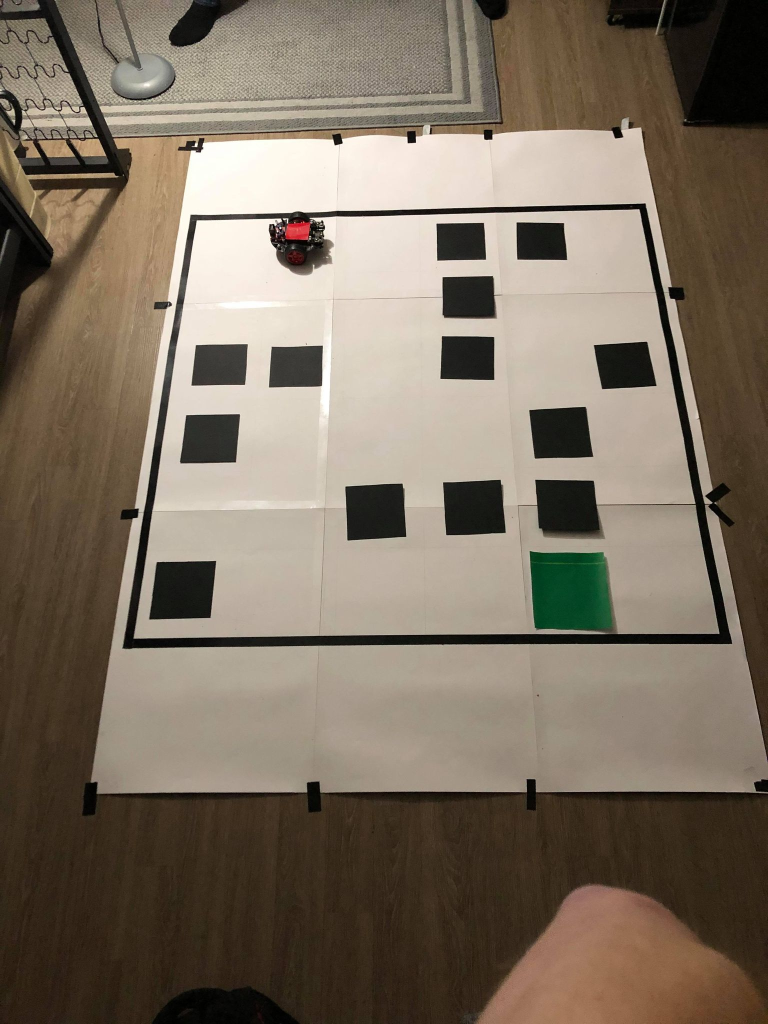
#> input picture map-pictures/test2.jpg, 1536 x 2048 px (shown at 1/2 size)
$ python -i digitizer.py   (imports and definitions only)
#> lines starting #> are read from the running program, lines starting #| are printed output that depends on the picture; after the words box and inside, x2 and y2 are one past the last pixel; in counts of white or black regions, pixels touching at a corner belong together
#> in process_image, image is the input picture: shape (2048, 1536, 3); mean B, G, R 96.4, 111.8, 124.4
# import the necessary packages
from imutils.perspective import four_point_transform
from skimage.segmentation import clear_border
import numpy as np
import imutils
import argparse
import cv2
import pygame
from queue import PriorityQueue


def find_map(image, debug=False):
#> called with debug = 1
    gray = cv2.cvtColor(image, cv2.COLOR_BGR2GRAY)
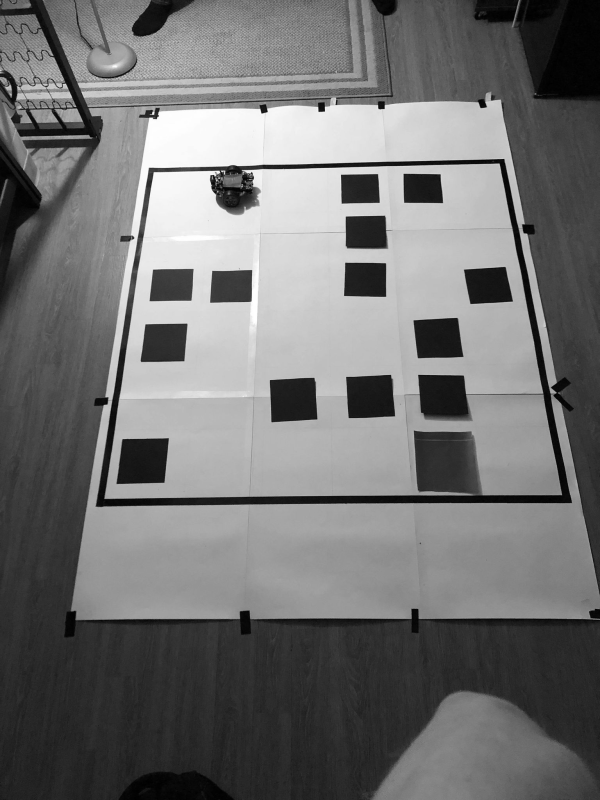
#> gray: shape (800, 600); min 0, max 255, mean 113.9
    blurred = cv2.GaussianBlur(gray, (7, 7), 3)
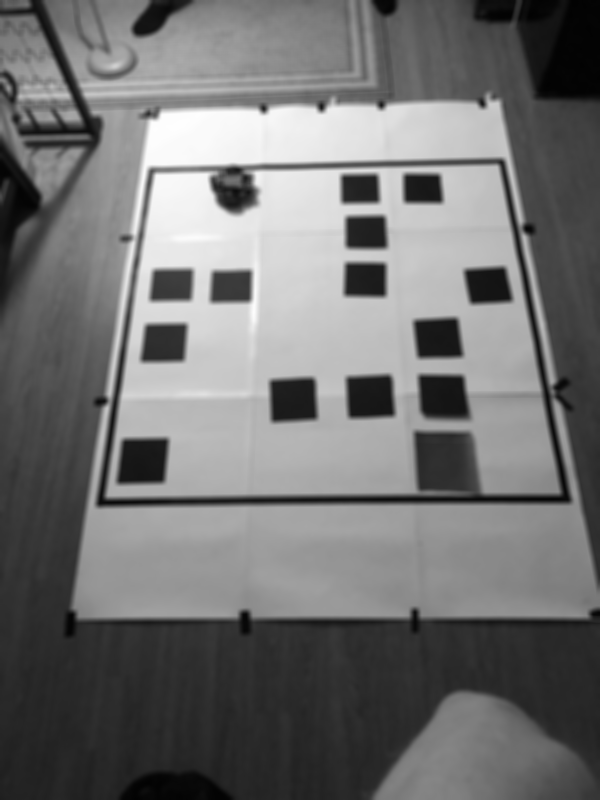
#> blurred: shape (800, 600); min 2, max 254, mean 113.9
    thresh = cv2.adaptiveThreshold(
        blurred, 255, cv2.ADAPTIVE_THRESH_GAUSSIAN_C, cv2.THRESH_BINARY, 11, 2)
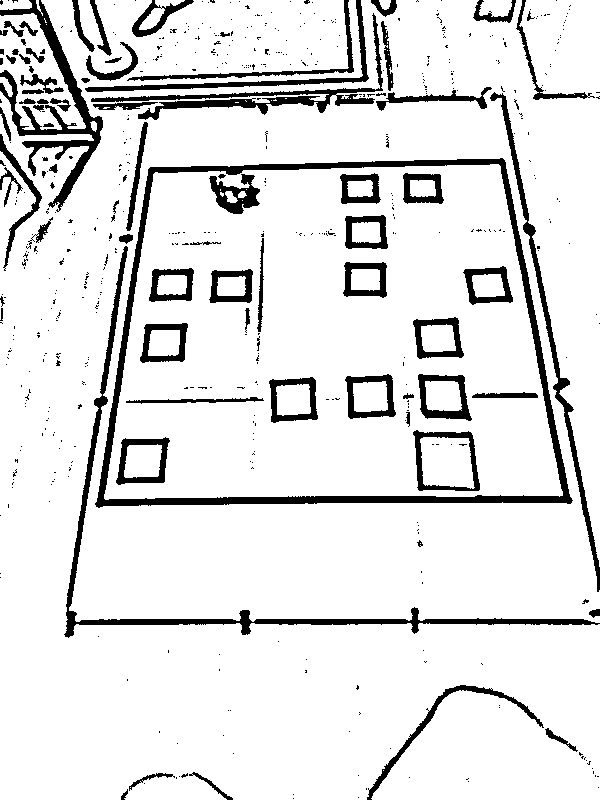
#> thresh: shape (800, 600); 89% white; 572 black regions (490 under 20 px), largest, box (x1, y1, x2, y2) and area: (95, 158, 573, 508) 9556, (64, 246, 600, 638) 5181, (0, 0, 103, 212) 4198
    thresh = cv2.bitwise_not(thresh)
#> thresh: shape (800, 600); 11% white; 572 white regions (490 under 20 px)
    if debug:
        cv2.imshow("map Thresh", thresh)
        cv2.waitKey(0)
    cnts = cv2.findContours(
        thresh.copy(), cv2.RETR_EXTERNAL, cv2.CHAIN_APPROX_SIMPLE)
#> cnts = 465 contours, 419 with area under 20; largest, box (x1, y1, x2, y2) and area: (95, 158, 573, 508) 140980, (64, 246, 600, 638) 4222, (0, 0, 103, 212) 3663, (91, 13, 383, 120) 2432, (490, 92, 600, 592) 2192
    cnts = imutils.grab_contours(cnts)
    cnts = sorted(cnts, key=cv2.contourArea, reverse=True)

    mapCnt = None

    for c in cnts:  # loop over the contours
        peri = cv2.arcLength(c, True)  # approximate the contour
        approx = cv2.approxPolyDP(c, 0.02 * peri, True)
        if len(approx) == 4:
            mapCnt = approx
            break
#> this loop made 1 pass
#> (peri, mapCnt) on pass 1: (1577.9, [[504, 160], [150, 167], [96, 506], [570, 503]])
    if mapCnt is None:
        raise Exception(("NO MAP FOUND"))
    # check to see if we are visualizing the outline of the detected map
    if debug:
        # draw the contour of the map on the image and then display
        # it to our screen for visualization/debugging purposes
        output = image.copy()
        cv2.drawContours(output, [mapCnt], -1, (0, 255, 0), 2)
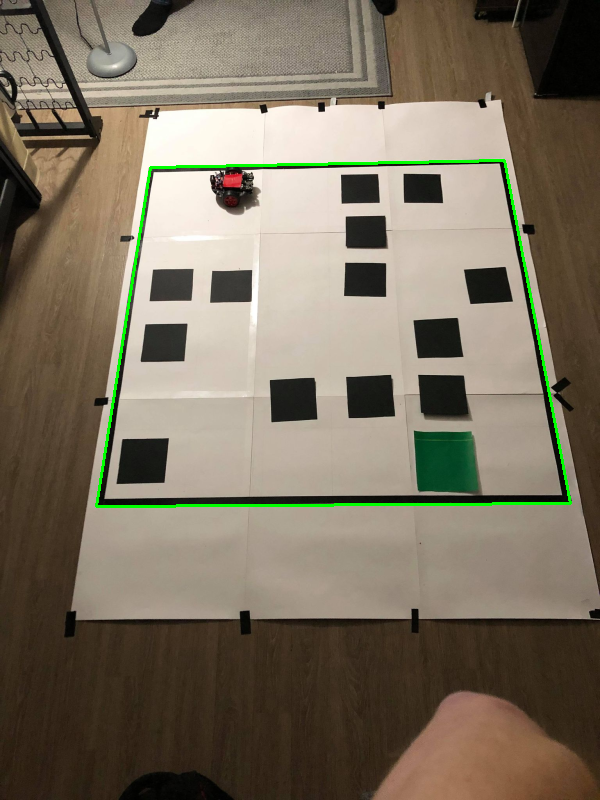
#> output: shape (800, 600, 3); mean B, G, R 95.7, 113.3, 123.5
        cv2.imshow("map Outline", output)
        cv2.waitKey(0)
    # apply a four point perspective transform to both the original
    # image and grayscale image to obtain a top-down bird's eye view
    # of the map
    map = four_point_transform(image, mapCnt.reshape(4, 2))
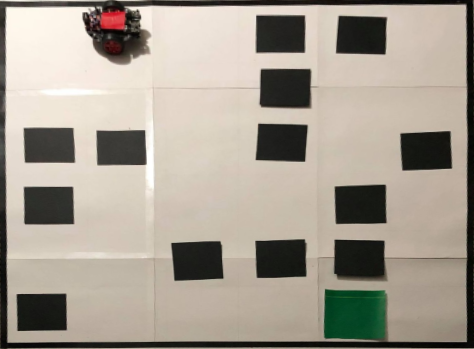
#> map: shape (349, 474, 3); mean B, G, R 145.4, 157.5, 165.8
    warped = four_point_transform(gray, mapCnt.reshape(4, 2))
    # check to see if we are visualizing the perspective transform
    if debug:
        # show the output warped image (again, for debugging purposes)
        cv2.imshow("map Transform", map)
        cv2.waitKey(0)

    # return a 2-tuple of map in both RGB and grayscale
    return (map, warped)


def is_not_empty(cell, debug=False):
    # apply automatic thresholding to the cell and then clear any
    # connected borders that touch the border of the cell
    thresh = cv2.threshold(cell, 0, 255,
                           cv2.THRESH_BINARY_INV | cv2.THRESH_OTSU)[1]
    thresh = clear_border(thresh)

    # check to see if we are visualizing the cell thresholding step
    # if debug:
	# 	cv2.imshow("Cell Thresh", thresh)
	# 	cv2.waitKey(0)
    # find contours in the thresholded cell
    cnts = cv2.findContours(thresh.copy(), cv2.RETR_EXTERNAL,
                            cv2.CHAIN_APPROX_SIMPLE)
    cnts = imutils.grab_contours(cnts)

    # if no contours were found than this is an empty cell(white cell)
    if not (len(cnts) == 0):
        # otherwise, find the  contour in the cell and create a
        # mask for the contour
        c = max(cnts, key=cv2.contourArea)
        mask = np.zeros(thresh.shape, dtype="uint8")
        cv2.drawContours(mask, [c], -1, 255, -1)

        # compute the percentage of masked pixels relative to the total
        # area of the image
        (h, w) = thresh.shape
        percentFilled = cv2.countNonZero(mask) / float(w * h)

        # if less than 2% of the mask is filled then we are looking at
        # noise and can safely ignore the contour
        # it is a black cell

        if percentFilled > 0.02:
            return True

        cellColor = cv2.bitwise_and(thresh, thresh, mask=mask)

        #check to see if we should visualize the masking step

        # if debug:
        #     cv2.imshow("Color", cellColor)
        #     cv2.waitKey(0)

    # it is a white cell
    return None


def process_image():

    image = 'map-pictures/test2.jpg'
    image = cv2.imread(image)
    image = imutils.resize(image, width=600)

    (mapImage, warped) = find_map(image, 1)

    # initialize our 6x6  board
    board = np.zeros((6, 6), dtype="int")

    # a  map is a 6x6 grid (36 individual cells), so we can
    # infer the location of each cell by dividing the warped image
    # into a 6x6 grid
    stepX = warped.shape[1] // 6
#> stepX = 79
    stepY = warped.shape[0] // 6
#> stepY = 58

    # initialize a list to store the (x, y)-coordinates of each cell
    # location
    cellLocs = []

    # loop over the grid locations
    for y in range(0, 6):
        # initialize the current list of cell locations
        row = []

        for x in range(0, 6):
            # compute the starting and ending (x, y)-coordinates of the
            # current cell
            startX = x * stepX
            startY = y * stepY
            endX = (x + 1) * stepX
            endY = (y + 1) * stepY

            # add the (x, y)-coordinates to our cell locations list
            row.append((startX, startY, endX, endY))

            # crop the cell from the warped transform image and then
            # extract the cellColor from the cell
            cell = warped[startY:endY, startX:endX]
            image = mapImage[startY:endY, startX:endX]
            cellColor = is_not_empty(cell, True)

            if cellColor == None:
                board[x, y] = 0

            elif cellColor == True:

                board[x, y] = 1

            boundaries = [([0, 0, 80], [80, 86, 255])]

            for (lower, upper) in boundaries:
                lower = np.array(lower, dtype = "uint8")
                upper = np.array(upper, dtype = "uint8")
                mask = cv2.inRange(image, lower, upper)
                (h, w) = mask.shape
                percentFilled = cv2.countNonZero(mask) / float(w * h)
                # [4 lines of commented-out code are left out]
                if percentFilled>0.1:
                    board[x,y] = 3


            boundaries = [([0, 40, 0], [80,255,80])]
            for (lower, upper) in boundaries:
                lower = np.array(lower, dtype = "uint8")
                upper = np.array(upper, dtype = "uint8")
                mask = cv2.inRange(image, lower, upper)
                (h, w) = mask.shape
                percentFilled = cv2.countNonZero(mask) / float(w * h)
               # print(percentFilled)
                if percentFilled>0.5:
                    board[x,y] = 4

            # output = cv2.bitwise_and(image, image, mask = mask)
            # cv2.imshow("images", np.hstack([image, output]))
            # cv2.waitKey(0)


        # add the row to our cell locations
        cellLocs.append(row)
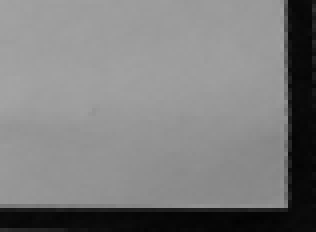
#> cell: shape (58, 79) (shown 4 times larger); min 2, max 164, mean 125.1
#> image: shape (58, 79, 3)
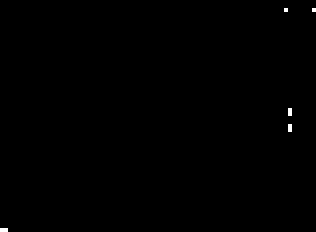
#> mask: shape (58, 79) (shown 4 times larger); 0.17% white in thin lines or dots
#> after the loop, board = [[0, 0, 1, 1, 0, 1], [3, 0, 1, 0, 0, 0], [0, 0, 0, 0, 1, 0], [1, 1, 1, 0, 1, 0], [1, 0, 0, 1, 1, 4], [0, 0, 1, 0, 0, 0]]; cellLocs = 6 items

    return board

>>> result = process_image()
#> result has the same summary as board in process_image

$ run again, with map-pictures/4.jpg copied over map-pictures/test2.jpg
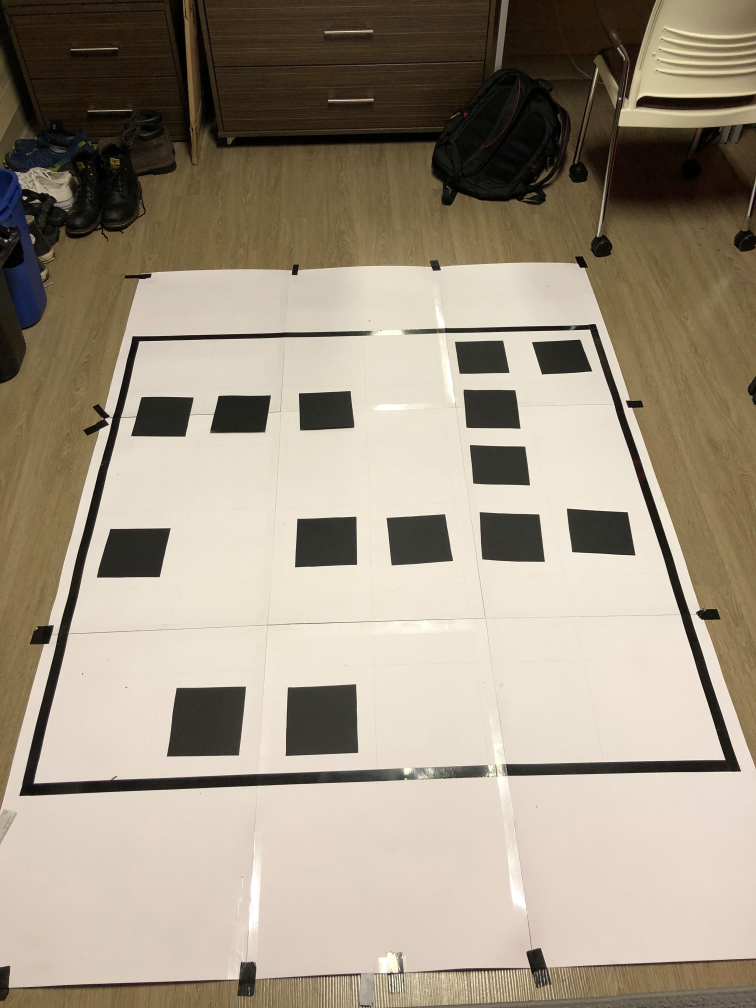
#> input picture map-pictures/4.jpg, 3024 x 4032 px (shown at 1/4 size)
#> in process_image, image is the input picture: shape (4032, 3024, 3); mean B, G, R 129.9, 147.8, 159.5
#> image: shape (800, 600, 3)
#> in find_map, `thresh = cv2.adaptiveThreshold( blurred, 255, cv2.ADAPTIVE_THRESH_GAUS..`:
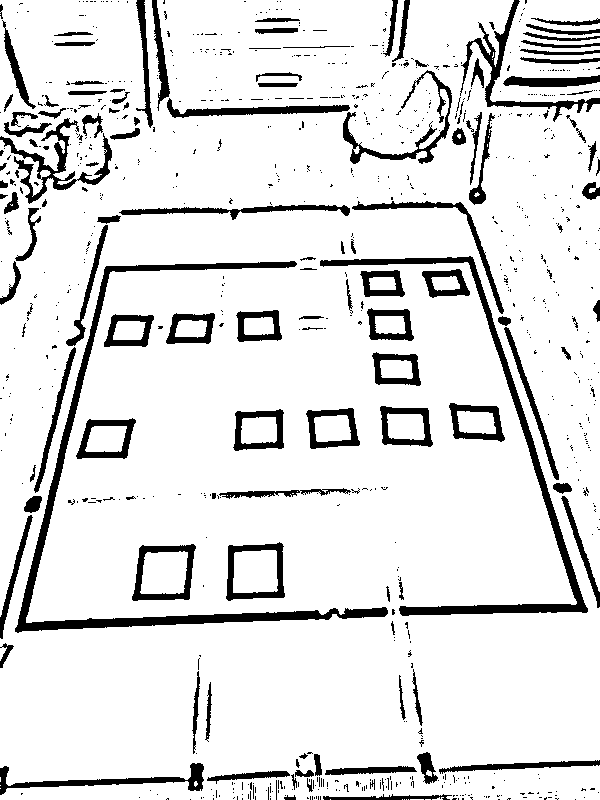
#> thresh: shape (800, 600); 88.4% white; 846 black regions (712 under 20 px), largest, box (x1, y1, x2, y2) and area: (15, 261, 388, 633) 6699, (320, 256, 588, 616) 4861, (0, 118, 112, 204) 1960
#> cnts = 846 contours, 748 with area under 20; largest, box (x1, y1, x2, y2) and area: (15, 261, 388, 633) 5776, (320, 256, 588, 616) 4175, (132, 544, 196, 601) 2913, (226, 542, 285, 601) 2892, (76, 418, 136, 459) 1786
#> the loop in find_map, `for c in cnts:` made 3 passes
#> (peri, mapCnt) on pass 3: (229.3, [[195, 546], [142, 545], [132, 599], [188, 599]])
#> output: shape (800, 600, 3); mean B, G, R 129.8, 148, 159.4
#> in find_map, `map = four_point_transform(image, mapCnt.reshape(4, 2))`:
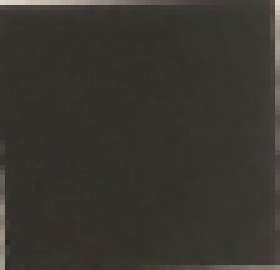
#> map: shape (54, 56, 3) (shown 5 times larger); mean B, G, R 47.9, 54.6, 55.9
#> after the loop in process_image, `for y in range(0, 6):`: board = [[4, 4, 4, 4, 4, 4], [4, 4, 4, 4, 4, 4], [4, 4, 4, 4, 4, 4], [4, 4, 4, 4, 4, 4], [4, 4, 4, 4, 4, 4], [4, 4, 4, 4, 4, 4]]; cellLocs = 6 items
#> result has the same summary as board in process_image
